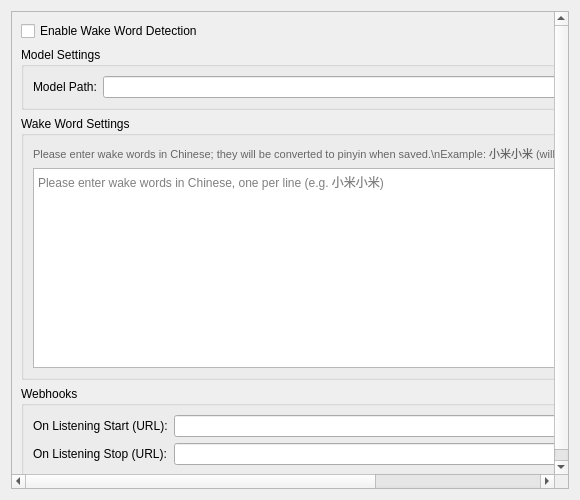
<?xml version="1.0" encoding="UTF-8"?>
<ui version="4.0">
 <class>WakeWordWidget</class>
 <widget class="QWidget" name="WakeWordWidget">
  <property name="geometry">
   <rect>
    <x>0</x>
    <y>0</y>
    <width>580</width>
    <height>500</height>
   </rect>
  </property>
    <property name="windowTitle">
     <string>Wake Words</string>
    </property>
  <layout class="QVBoxLayout" name="verticalLayout">
   <item>
    <widget class="QScrollArea" name="scrollArea">
     <property name="widgetResizable">
      <bool>true</bool>
     </property>
     <widget class="QWidget" name="scrollAreaWidgetContents">
      <property name="geometry">
       <rect>
        <x>0</x>
        <y>0</y>
        <width>578</width>
        <height>480</height>
       </rect>
      </property>
      <layout class="QVBoxLayout" name="contentLayout">
       <item>
        <widget class="QCheckBox" name="use_wake_word_check">
         <property name="text">
          <string>Enable Wake Word Detection</string>
         </property>
        </widget>
       </item>
       <item>
        <widget class="QGroupBox" name="model_group">
         <property name="title">
          <string>Model Settings</string>
         </property>
         <layout class="QFormLayout" name="modelLayout">
          <item row="0" column="0">
           <widget class="QLabel" name="label_model_path">
            <property name="text">
             <string>Model Path:</string>
            </property>
           </widget>
          </item>
          <item row="0" column="1">
           <layout class="QHBoxLayout" name="model_path_layout">
            <item>
             <widget class="QLineEdit" name="model_path_edit"/>
            </item>
            <item>
             <widget class="QPushButton" name="model_path_btn">
              <property name="text">
               <string>Browse...</string>
              </property>
             </widget>
            </item>
           </layout>
          </item>
         </layout>
        </widget>
       </item>
       <item>
        <widget class="QGroupBox" name="keywords_group">
         <property name="title">
          <string>Wake Word Settings</string>
         </property>
         <layout class="QVBoxLayout" name="keywords_layout">
          <item>
           <widget class="QLabel" name="keywords_help">
            <property name="text">
             <string>Please enter wake words in Chinese; they will be converted to pinyin when saved.\nExample: 小米小米 (will be converted to: x iǎo m ǐ x iǎo m ǐ @小米小米)</string>
            </property>
            <property name="styleSheet">
             <string>color: #666666; font-size: 11px;</string>
            </property>
           </widget>
          </item>
          <item>
           <widget class="QTextEdit" name="wake_words_edit">
            <property name="minimumSize">
             <size>
              <width>0</width>
              <height>200</height>
             </size>
            </property>
             <property name="placeholderText">
             <string>Please enter wake words in Chinese, one per line (e.g. 小米小米)</string>
            </property>
           </widget>
          </item>
         </layout>
        </widget>
       </item>
       <item>
        <spacer name="verticalSpacer">
         <property name="orientation">
          <enum>Qt::Vertical</enum>
         </property>
         <property name="sizeHint" stdset="0">
          <size>
           <width>20</width>
           <height>40</height>
          </size>
         </property>
        </spacer>
       </item>
      <item>
       <widget class="QGroupBox" name="webhook_group">
        <property name="title">
         <string>Webhooks</string>
        </property>
        <layout class="QFormLayout" name="webhook_form">
         <item row="0" column="0">
          <widget class="QLabel" name="label_webhook_start">
           <property name="text">
            <string>On Listening Start (URL):</string>
           </property>
          </widget>
         </item>
         <item row="0" column="1">
          <widget class="QLineEdit" name="listening_webhook_edit"/>
         </item>
         <item row="1" column="0">
          <widget class="QLabel" name="label_webhook_stop">
           <property name="text">
            <string>On Listening Stop (URL):</string>
           </property>
          </widget>
         </item>
         <item row="1" column="1">
          <widget class="QLineEdit" name="listening_stop_webhook_edit"/>
         </item>
        </layout>
       </widget>
      </item>
      </layout>
     </widget>
    </widget>
   </item>
  </layout>
 </widget>
 <resources/>
 <connections/>
</ui>
